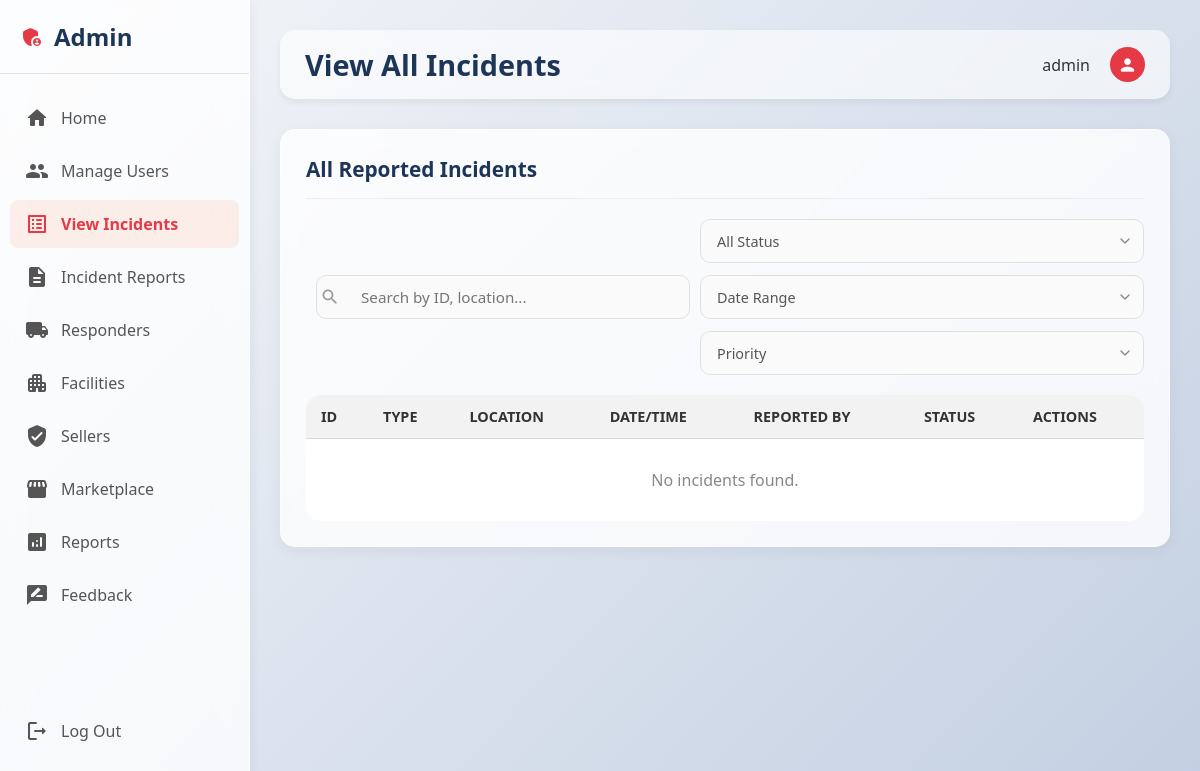
The page /view-all-incidents/ (signed in) on the database as committed earlier.
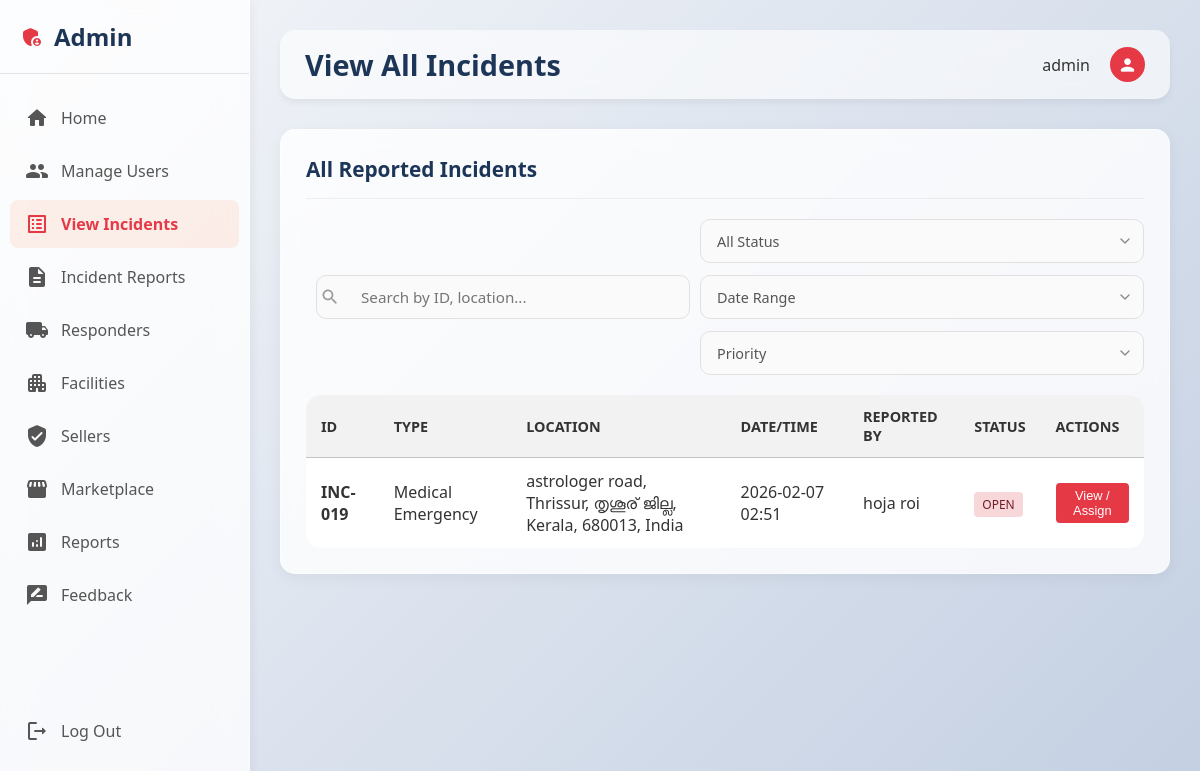
The same page on the database as committed later.
### aid_app/models.py (models this page shows, shortened)
class Incident(models.Model):
    INCIDENT_TYPE_CHOICES = [
        ('medical', 'Medical Emergency'),
        ('fire', 'Fire Hazard'),
        ('accident', 'Accident'),
        ('crime', 'Crime/Security'),
        ('natural', 'Natural Disaster'),
        ('other', 'Other'),
    ]
    SEVERITY_CHOICES = [
        ('critical', 'Critical'),
        ('high', 'High'),
        ('medium', 'Medium'),
        ('low', 'Low'),
    ]
    STATUS_CHOICES = [
        ('open', 'Open'),
        ('en_route', 'En Route'),
        ('on_scene', 'On Scene'),
        ('providing_aid', 'Providing Aid'),
        ('transporting', 'Transporting'),
        ('resolved', 'Resolved'),
        ('closed', 'Closed'),
    ]
    user = models.ForeignKey(User, on_delete=models.CASCADE, related_name='incidents')
    assigned_responder = models.ForeignKey('Responder', on_delete=models.SET_NULL, null=True, blank=True, related_name='assigned_incidents')
    incident_type = models.CharField(max_length=20, choices=INCIDENT_TYPE_CHOICES)
    severity = models.CharField(max_length=20, choices=SEVERITY_CHOICES)
    location = models.TextField()
    description = models.TextField()
    contact_phone = models.CharField(max_length=20)
    people_involved = models.PositiveIntegerField(default=1)
    immediate_action = models.TextField(blank=True)
    status = models.CharField(max_length=20, choices=STATUS_CHOICES, default='open')
    resolved_at = models.DateTimeField(null=True, blank=True)
    created_at = models.DateTimeField(auto_now_add=True)
    updated_at = models.DateTimeField(auto_now=True)
    class Meta:
        ordering = ['-created_at']

### aid_app/views.py (the view)
# urls.py: path('view-all-incidents/', views.view_all_incidents_view, name='view_all_incidents'),
def view_all_incidents_view(request):
    if not request.user.is_authenticated:
        messages.error(request, 'Please login to access this page.')
        return redirect('aid_app:login')
    if not request.user.is_staff and not request.user.is_superuser:
        messages.error(request, 'You do not have permission to access this page.')
        return redirect('aid_app:dashboard')
    context = {
        'active_incidents': Incident.objects.filter(status__in=['open', 'in_progress']).count(),
        'total_today': Incident.objects.filter(created_at__date=datetime.now().date()).count(),
        'critical_incidents': Incident.objects.filter(severity='critical').count(),
        'incidents': Incident.objects.select_related('assigned_responder', 'user').all().order_by('-created_at'),
        'responders': Responder.objects.filter(status__in=['available', 'on_duty']),
        'user': request.user,
    }
    return render(request, 'admin/view_all_incidents.html', context)

### aid_app/context_processors.py (called while the page is built)
def get_profile_icon(gender, role):
    if gender == 'male':
        return 'man'
    elif gender == 'female':
        return 'woman'
    elif role == 'admin':
        return 'admin_panel_settings'
    elif role == 'seller':
        return 'store'
    elif role == 'responder':
        return 'emergency'
    elif role == 'facility':
        return 'local_hospital'
    else:
        return 'person'

### aid_app/templates/admin/view_all_incidents.html (shortened to what this page needs)
{% extends 'admin/base_admin.html' %}
{% load static %}
{% block page_title %}View All Incidents{% endblock %}
{% block admin_css %}
<link rel="stylesheet" href="{% static 'css/admin/view_all_incidents.css' %}">
{% endblock %}
{% block admin_content %}
<div class="glass-card">
    <div class="card-header-row">
        <h2 class="card-title">All Reported Incidents</h2>
    </div>
    <div class="filters-container">
        <div class="search-wrapper">
            <input type="text" class="search-input" placeholder="Search by ID, location...">
        </div>
        <div class="filter-group">
            <select class="filter-select">
                <option>All Status</option>
            </select>
            <select class="filter-select">
                <option>Date Range</option>
            </select>
            <select class="filter-select">
                <option>Priority</option>
            </select>
        </div>
    </div>
    <div class="table-container">
        <table>
            <thead>
                <tr>
                    <th>ID</th>
                    <th>Type</th>
                    <th>Location</th>
                    <th>Date/Time</th>
                    <th>Reported By</th>
                    <th>Status</th>
                    <th>Actions</th>
                </tr>
            </thead>
            <tbody>
                {% for incident in incidents %}
                <tr>
                    <td><strong>INC-{{ incident.id|stringformat:"03d" }}</strong></td>
                    <td>{{ incident.get_incident_type_display }}</td>
                    <td>{{ incident.location }}</td>
                    <td>{{ incident.created_at|date:"Y-m-d H:i" }}</td>
                    <td>{{ incident.user.get_full_name|default:incident.user.username }}</td>
                    <td>
                        <span class="badge badge-{{ incident.status }}">{{ incident.get_status_display }}</span>
                    </td>
                    <td>
                        <button class="action-btn" onclick="openIncidentModal(this)" data-id="{{ incident.id }}"
                            data-type="{{ incident.get_incident_type_display }}" data-location="{{ incident.location }}"
                            data-time="{{ incident.created_at|date:'Y-m-d H:i' }}"
                            data-reporter="{{ incident.user.get_full_name|default:incident.user.username }}"
                            data-description="{{ incident.description }}" data-status="{{ incident.status }}"
                            data-assigned-id="{{ incident.assigned_responder.id|default:'' }}">
                            View / Assign
                        </button>
                    </td>
                </tr>
                {% empty %}
                <tr>
                    <td colspan="7" style="text-align: center; padding: 30px; color: #888;">No incidents found.</td>
                </tr>
                {% endfor %}
            </tbody>
        </table>
    </div>
</div>
{% endblock %}

Rows that differ between the two databases and show on the page:
added Incident: id "019", incident_type "Medical Emergency", location "astrologer road, Thrissur, തൃശൂര് ജില്ല, Kerala, 680013, India", created_at "2026-02-07 02:51", user.get_full_name "hoja roi", status "OPEN"
Other text that changed with them:
text no longer shown: "No incidents found."
